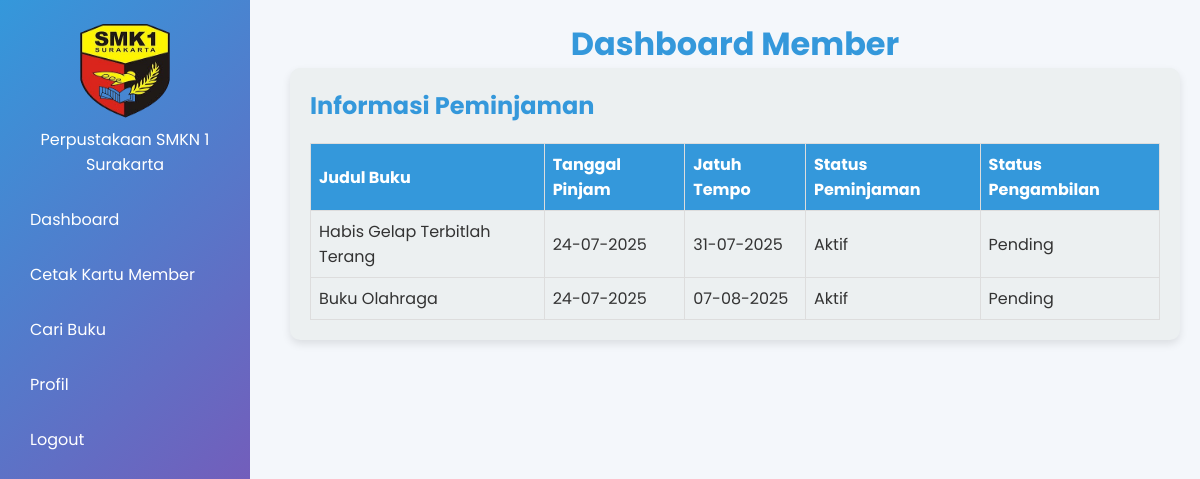
Screenshot of /dashboard.php (signed in) with the database file from the repository.
### tables this page shows
CREATE TABLE `loans` (
  `id` int NOT NULL,
  `member_id` int NOT NULL,
  `book_id` int NOT NULL,
  `loan_date` datetime NOT NULL,
  `due_date` datetime NOT NULL,
  `return_date` datetime DEFAULT NULL,
  `status` enum('active','overdue','returned') DEFAULT 'active',
  `fine` decimal(10,2) DEFAULT '0.00',
  `extension_count` int NOT NULL DEFAULT '0',
  `pickup_status` enum('pending','instructed','taken') DEFAULT 'pending'
);

CREATE TABLE `books` (
  `id` int NOT NULL,
  `title` varchar(100) NOT NULL,
  `author` varchar(100) NOT NULL,
  `year` int NOT NULL,
  `isbn` varchar(13) NOT NULL,
  `stock` int NOT NULL,
  `status` enum('available','unavailable') DEFAULT 'available',
  `cover` varchar(255) DEFAULT NULL,
  `description` text
);

### dashboard.php (the view, shortened to what this page needs)
<!DOCTYPE html>
<html lang="id">
<head>
    <link rel="stylesheet" href="assets/css/style.css">
</head>
<body>
    <?php
    require_once 'config/db_connect.php';
    $user_id = $_SESSION['user_id'];
    $stmt = $pdo->prepare("SELECT l.*, b.title AS book_title FROM loans l JOIN books b ON l.book_id = b.id WHERE l.member_id = ? AND l.status IN ('active', 'overdue') ORDER BY l.loan_date DESC");
    $stmt->execute([$user_id]);
    $loans = $stmt->fetchAll();
    ?>
    <div class="container">
        <aside class="sidebar">
            <div class="logo">
                <img src="assets/images/smkn1-logo.png" alt="SMKN 1 Surakarta">
                Perpustakaan SMKN 1 Surakarta
            </div>
            <nav>
                <ul>
                    <li><a href="dashboard.php">Dashboard</a></li>
                    <li><a href="print_card.php">Cetak Kartu Member</a></li>
                    <li><a href="search.php">Cari Buku</a></li>
                    <li><a href="profile.php">Profil</a></li>
                    <li><a href="config/auth.php?logout=1">Logout</a></li>
                </ul>
            </nav>
        </aside>
        <main class="main-content">
            <h1 style="text-align: center;">Dashboard Member</h1>
            <section class="dashboard-section">
                <h2>Informasi Peminjaman</h2>
                <table class="loan-table" id="loan-table">
                    <tr>
                        <th>Judul Buku</th>
                        <th>Tanggal Pinjam</th>
                        <th>Jatuh Tempo</th>
                        <th>Status Peminjaman</th>
                        <th>Status Pengambilan</th>
                    </tr>
                    <?php if (empty($loans)): ?>
                        <tr><td colspan="5">Tidak ada peminjaman aktif.</td></tr>
                    <?php else: ?>
                        <?php foreach ($loans as $loan): ?>
                            <tr data-loan-id="<?php echo $loan['id']; ?>">
                                <td><?php echo htmlspecialchars($loan['book_title']); ?></td>
                                <td><?php echo date('d-m-Y', strtotime($loan['loan_date'])); ?></td>
                                <td><?php echo date('d-m-Y', strtotime($loan['due_date'])); ?></td>
                                <td><?php echo $loan['status'] === 'active' ? 'Aktif' : 'Terlambat'; ?></td>
                                <td id="pickup-<?php echo $loan['id']; ?>">
                                    <?php echo $loan['pickup_status'] === 'pending' ? 'Pending' : ($loan['pickup_status'] === 'instructed' ? 'Disuruh Ambil di Perpus' : 'Buku Sudah Dibawa'); ?>
                                </td>
                            </tr>
                        <?php endforeach; ?>
                    <?php endif; ?>
                </table>
            </section>
        </main>
    </div>
</body>
</html>

### assets/css/style.css (style rules this page uses)
* { margin: 0; padding: 0; box-sizing: border-box; font-family: 'Poppins', sans-serif; }
body { background: #f4f7fb; color: #333; }
.container { display: flex; min-height: 100vh; }
.sidebar { width: 250px; background: linear-gradient(135deg, #3498db, #8e44ad); color: white; padding: 20px; position: fixed; height: 100%; overflow-y: auto; }
.logo { text-align: center; margin-bottom: 20px; }
.logo img { width: 100px; height: 100px; }
nav ul { list-style: none; }
nav ul li { margin: 10px 0; }
nav ul li a { color: white; text-decoration: none; padding: 10px; display: block; border-radius: 5px; transition: all 0.3s ease; }
.main-content { margin-left: 270px; padding: 20px; flex-grow: 1; }
h1, h2, h3 { color: #3498db; }
.auth-section, .dashboard-section { background: #ecf0f1; padding: 20px; border-radius: 10px; box-shadow: 0 4px 8px rgba(0,0,0,0.1); margin-bottom: 20px; }
table { width: 100%; border-collapse: collapse; margin-top: 20px; background: #ecf0f1; }
table th, table td { padding: 10px; text-align: left; border: 1px solid #ddd; }
table th { background: #3498db; color: white; }

### dashboard.php (style rules this page uses)
.loan-table { width: 100%; border-collapse: collapse; margin-top: 20px; }
.loan-table th, .loan-table td { border: 1px solid #ddd; padding: 8px; text-align: left; }

### rows the page displays
loans: book.title "Habis Gelap Terbitlah Terang", loan_date "24-07-2025", due_date "31-07-2025", status "Aktif", pickup_status "Pending"
loans: book.title "Buku Olahraga", loan_date "24-07-2025", due_date "07-08-2025", status "Aktif", pickup_status "Pending"
